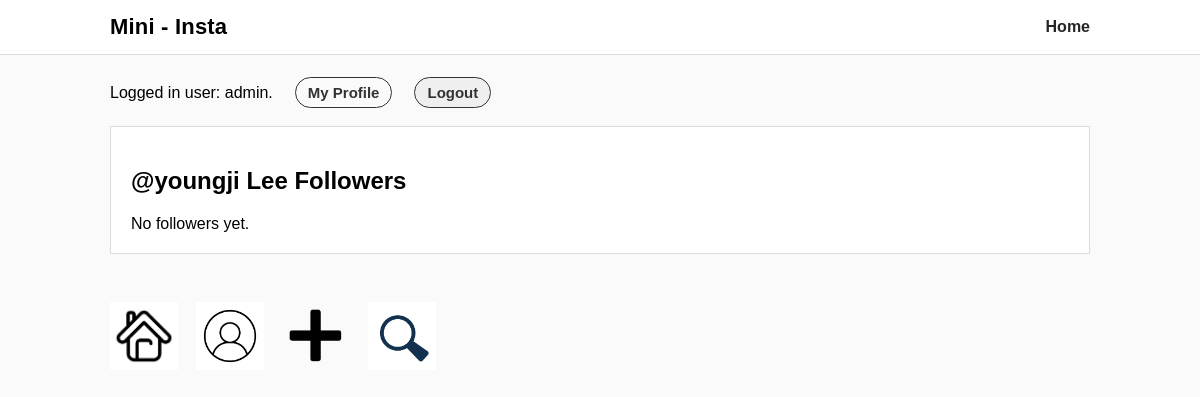
Before: /mini_insta/profile/6/followers (signed in) with the older database file.
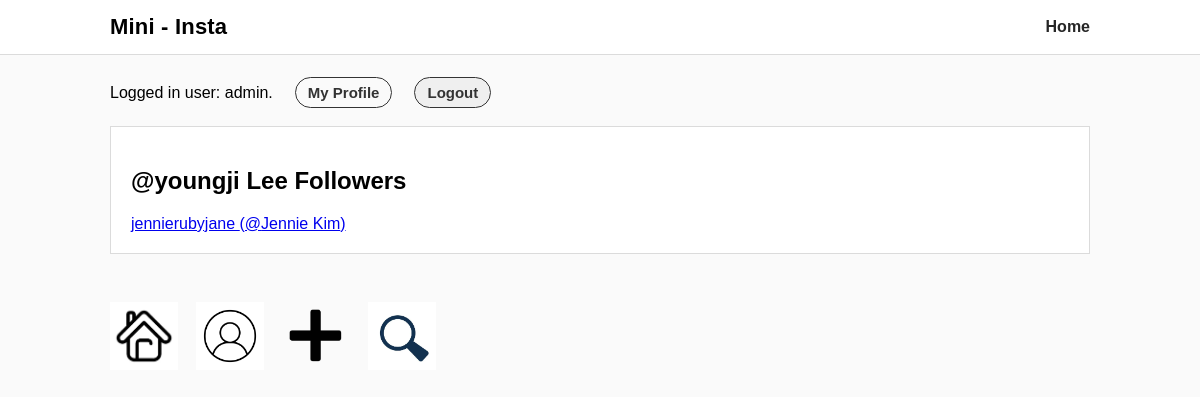
After: the same page with the newer database file.
### mini_insta/models.py (models this page shows, shortened)
class Profile(models.Model):
    username = models.TextField(blank=False)
    display_name = models.TextField(blank=False)
    profile_image_url = models.URLField(blank=True)
    bio_text = models.TextField(blank=True)
    join_date = models.DateTimeField(auto_now=True)
    user = models.ForeignKey(User, on_delete=models.CASCADE)  # NEW
    def get_followers(self):
        followers = []
        f_r = Follow.objects.filter(profile=self)
        for f in f_r:
            followers.append(f.follower_profile)
        return followers

### mini_insta/views.py (the view)
# urls.py: path('profile/<int:pk>/followers', ShowFollowersDetailView.as_view(), name='show_followers'),
class ShowFollowersDetailView(DetailView):
    model = Profile
    template_name = "mini_insta/show_followers.html"
    context_object_name = "profile"

### mini_insta/templates/mini_insta/show_followers.html
{% extends "mini_insta/base.html" %}
{% block content %}
<div class="card">
  <h2>@{{ profile.username }} Followers</h2>
  {% for p in profile.get_followers %}
    <div>
      <a href="{% url 'show_profile' p.pk %}">
        {{ p.display_name }} (@{{ p.username }})
      </a>
    </div>
  {% empty %}
    <div>No followers yet.</div>
  {% endfor %}
</div>
{% endblock %}

Changed rows visible on the page:
now on this page (row edited): Profile: display_name "jennierubyjane", username "Jennie Kim"
Other visible differences:
text no longer shown: "No followers yet."
